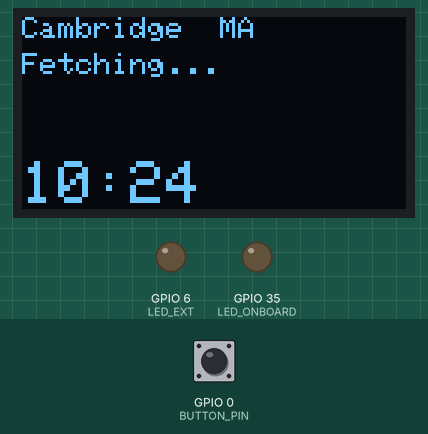
Simulated run of this sketch. Board: ESP32-S3. On the bench: 128×64 one-colour display, output pins drawn as LEDs (lit = HIGH). The test bench sets the inputs (shaded band); at power-on: GPIO 0 (BUTTON_PIN) HIGH. WiFi joins after 1.5 s; servers stay silent unless stated; uploads are accepted with an empty reply; the local clock reads 2024-03-15 10:24:30 at power-on unless the sketch sets it; what the sketch prints to the serial monitor is not drawn.

Above: at 4.6 s.
4.7 s: GPIO 0 (BUTTON_PIN) pulled LOW for 0.15 s
At 5.4 s:
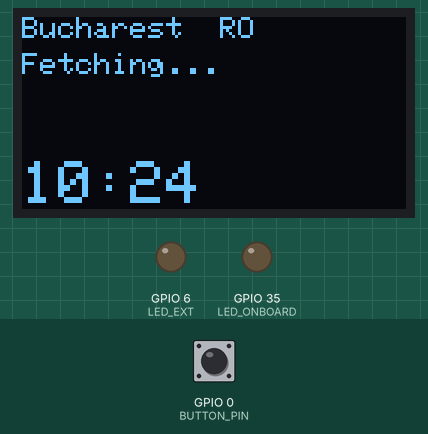
6.6 s: GPIO 0 (BUTTON_PIN) pulled LOW for 1 s
At 6.82 s:
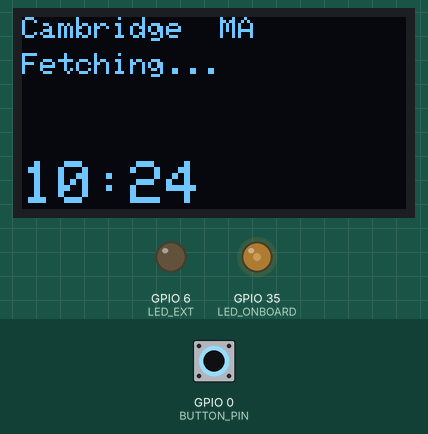
9.1 s: GPIO 0 (BUTTON_PIN) pulled LOW for 3.2 s
At 9.32 s:
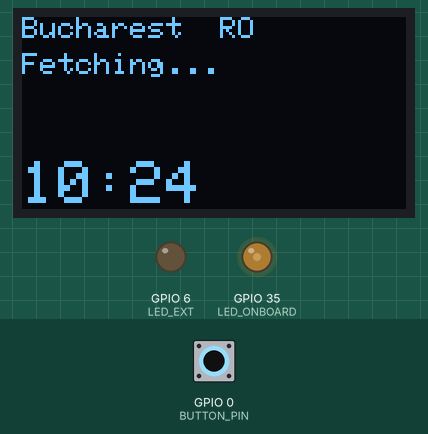
Timing chart, 0 to 12.1 s (numbered marks = the images above; inputs shaded):
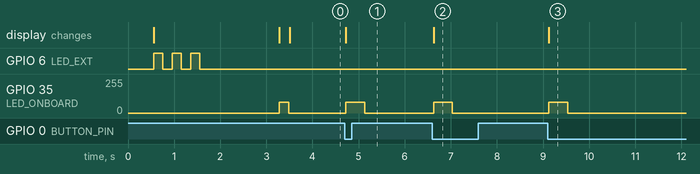

The sketch:

weather.ino
```cpp
// Week 4 — Weather + Time Display
// Heltec WiFi LoRa 32 V3 (ESP32-S3)
//
// Shows weather + local time for Cambridge MA / Bucharest RO.
// PRG button (GPIO 0) toggles cities.
// External LED on GPIO 6 lights up when temp > 10 C.
//
// Libraries: Adafruit SSD1306, Adafruit GFX, ArduinoJson v7

#include <WiFi.h>
#include <HTTPClient.h>
#include <WiFiClientSecure.h>
#include <ArduinoJson.h>
#include <Wire.h>
#include <Adafruit_GFX.h>
#include <Adafruit_SSD1306.h>
#include <time.h>

// ── Credentials ───────────────────────────────────────────────────────────────
const char* WIFI_SSID = "MAKERSPACE";
const char* WIFI_PASS = "12345678";

// ── Cities ────────────────────────────────────────────────────────────────────
struct City { const char* label; const char* wttr; const char* tz; };
const City CITIES[] = {
    { "Cambridge  MA", "Cambridge+MA+USA",  "EST5EDT,M3.2.0,M11.1.0"       },
    { "Bucharest  RO", "Bucharest+Romania", "EET-2EEDT,M3.5.0/3,M10.5.0/4" }
};
int cityIdx = 0;

// ── Pins ──────────────────────────────────────────────────────────────────────
static const uint8_t BUTTON_PIN  = 0;   // PRG button, active LOW
static const uint8_t LED_ONBOARD = 35;  // built-in white LED (pulses on fetch)
static const uint8_t LED_EXT     = 6;   // external LED: GPIO6 → 220Ω → LED → GND

Adafruit_SSD1306 display(128, 64, &Wire, 21);

// ── State ─────────────────────────────────────────────────────────────────────
struct Weather { int tempC, tempF, humidity; char desc[22]; bool valid; };
Weather wx = {};
unsigned long lastFetch = 0, lastDraw = 0, lastBtnTime = 0;
bool prevBtn = HIGH;

// ── Helpers ───────────────────────────────────────────────────────────────────

void applyTimezone() { setenv("TZ", CITIES[cityIdx].tz, 1); tzset(); }

void updateTempLED() {
    bool on = wx.valid && wx.tempC > 10;
    Serial.printf("LED: valid=%d tempC=%d → %s\n", wx.valid, wx.tempC, on ? "ON" : "OFF");
    digitalWrite(LED_EXT, on ? HIGH : LOW);
}

void fetchWeather() {
    if (WiFi.status() != WL_CONNECTED) {
        Serial.println("fetch: WiFi not connected");
        return;
    }

    ledcWrite(LED_ONBOARD, 80);

    WiFiClientSecure client;
    client.setInsecure();
    HTTPClient http;
    String url = String("https://wttr.in/") + CITIES[cityIdx].wttr + "?format=j1";
    Serial.println("Fetching: " + url);

    http.begin(client, url);
    http.setTimeout(12000);
    http.addHeader("User-Agent", "curl/7.68.0");  // wttr.in needs a real UA

    int code = http.GET();
    Serial.println("HTTP code: " + String(code));

    if (code == 200) {
        // Read full response into a String — more reliable than streaming on ESP32
        String body = http.getString();
        Serial.println("Body length: " + String(body.length()));

        JsonDocument doc;
        DeserializationError err = deserializeJson(doc, body);
        if (err) {
            Serial.println("JSON error: " + String(err.c_str()));
        } else {
            auto cc     = doc["current_condition"][0];
            wx.tempC    = cc["temp_C"].as<int>();
            wx.tempF    = cc["temp_F"].as<int>();
            wx.humidity = cc["humidity"].as<int>();
            const char* d = cc["weatherDesc"][0]["value"];
            strncpy(wx.desc, d ? d : "---", 21);
            wx.desc[21] = '\0';
            wx.valid    = true;
            Serial.printf("Got: %dC / %dF  %s  hum:%d%%\n",
                          wx.tempC, wx.tempF, wx.desc, wx.humidity);
            updateTempLED();
        }
    } else {
        Serial.println("HTTP error: " + String(code));
    }

    http.end();
    ledcWrite(LED_ONBOARD, 0);
    lastFetch = millis();
}

void drawDisplay() {
    struct tm t;
    bool gotTime = getLocalTime(&t, 100);

    display.clearDisplay();
    display.setTextColor(SSD1306_WHITE);

    display.setTextSize(1);
    display.setCursor(0,  0); display.print(CITIES[cityIdx].label);
    display.setCursor(0, 12);
    if (wx.valid) {
        display.print(wx.tempC); display.print("C  /  ");
        display.print(wx.tempF); display.print("F");
    } else {
        display.print("Fetching...");
    }
    display.setCursor(0, 24); if (wx.valid) display.print(wx.desc);
    display.setCursor(0, 36);
    if (wx.valid) {
        display.print("Humidity: "); display.print(wx.humidity); display.print("%");
    }

    display.setTextSize(2);
    display.setCursor(0, 48);
    if (gotTime) { char buf[6]; strftime(buf, sizeof(buf), "%H:%M", &t); display.print(buf); }
    else          display.print("--:--");

    display.display();
}

// ── Setup / Loop ──────────────────────────────────────────────────────────────

void setup() {
    Serial.begin(115200);
    delay(500);  // give serial monitor time to connect

    Wire.begin(17, 18);
    display.begin(SSD1306_SWITCHCAPVCC, 0x3C);
    display.clearDisplay();
    display.setTextColor(SSD1306_WHITE);
    display.setTextSize(1);
    display.setCursor(0, 0);
    display.println("Connecting WiFi...");
    display.display();

    ledcAttach(LED_ONBOARD, 5000, 8);
    pinMode(BUTTON_PIN, INPUT_PULLUP);
    pinMode(LED_EXT, OUTPUT);
    // Self-test: blink 3 times to verify wiring
    for (int i = 0; i < 3; i++) {
        digitalWrite(LED_EXT, HIGH); delay(200);
        digitalWrite(LED_EXT, LOW);  delay(200);
    }

    WiFi.begin(WIFI_SSID, WIFI_PASS);
    Serial.print("Connecting to " + String(WIFI_SSID));
    unsigned long t0 = millis();
    while (WiFi.status() != WL_CONNECTED && millis() - t0 < 15000) {
        delay(300);
        Serial.print(".");
    }
    Serial.println();

    if (WiFi.status() == WL_CONNECTED) {
        Serial.println("WiFi connected. IP: " + WiFi.localIP().toString());
        configTime(0, 0, "pool.ntp.org");
        applyTimezone();

        display.clearDisplay();
        display.setCursor(0, 0);
        display.println("Getting weather...");
        display.display();

        fetchWeather();
    } else {
        Serial.println("WiFi failed!");
        display.clearDisplay();
        display.setCursor(0, 0);
        display.println("WiFi failed.");
        display.println(WIFI_SSID);
        display.display();
    }
}

void loop() {
    unsigned long now = millis();

    // Button toggle (active LOW, debounced)
    bool btn = digitalRead(BUTTON_PIN);
    if (btn == LOW && prevBtn == HIGH && (now - lastBtnTime > 300)) {
        lastBtnTime = now;
        cityIdx = (cityIdx + 1) % 2;
        applyTimezone();
        wx.valid = false;
        updateTempLED();
        drawDisplay();
        fetchWeather();
    }
    prevBtn = btn;

    // Refresh weather every 5 minutes
    if (now - lastFetch >= 300000UL) fetchWeather();

    // Redraw every second
    if (now - lastDraw >= 1000UL) { lastDraw = now; drawDisplay(); }
}
```

Measured:
- after the input at 4.7 s, GPIO 35 (LED_ONBOARD): 0/255 → 80/255 at once, → 0/255 0.40 s later; the display: changes at once (image 1)
- after the input at 6.6 s, GPIO 35 (LED_ONBOARD): 0/255 → 80/255 at once, → 0/255 0.40 s later; the display: changes at once (image 2)
- after the input at 9.1 s, GPIO 35 (LED_ONBOARD): 0/255 → 80/255 at once, → 0/255 0.40 s later; the display: changes at once (image 3)
